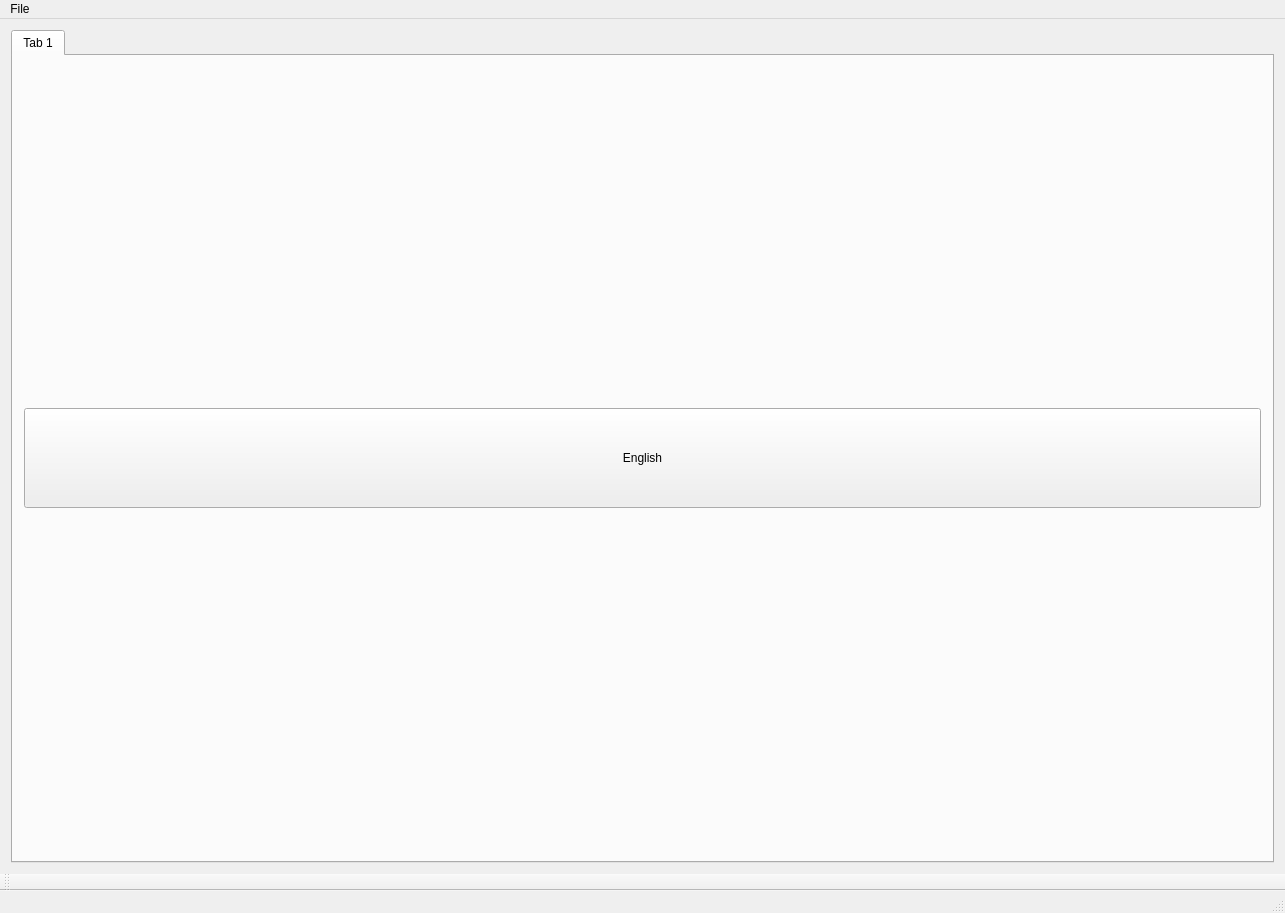
<?xml version="1.0" encoding="UTF-8"?>
<ui version="4.0">
 <class>MainWindow</class>
 <widget class="QMainWindow" name="MainWindow">
  <property name="geometry">
   <rect>
    <x>0</x>
    <y>0</y>
    <width>1285</width>
    <height>913</height>
   </rect>
  </property>
  <property name="windowTitle">
   <string>MainWindow</string>
  </property>
  <widget class="QWidget" name="centralWidget">
   <layout class="QGridLayout" name="gridLayout_2">
    <item row="0" column="0">
     <widget class="QTabWidget" name="tabWidget">
      <property name="currentIndex">
       <number>0</number>
      </property>
      <property name="iconSize">
       <size>
        <width>80</width>
        <height>80</height>
       </size>
      </property>
      <widget class="QWidget" name="tab1">
       <attribute name="title">
        <string>Tab 1</string>
       </attribute>
       <layout class="QGridLayout" name="gridLayout">
        <item row="0" column="0">
         <widget class="QPushButton" name="pushButton_3">
          <property name="minimumSize">
           <size>
            <width>100</width>
            <height>100</height>
           </size>
          </property>
          <property name="autoFillBackground">
           <bool>false</bool>
          </property>
          <property name="text">
           <string>   English   </string>
          </property>
          <property name="icon">
           <iconset resource="resource.qrc">
            <normaloff>:/new/prefix1/UK_flag.png</normaloff>:/new/prefix1/UK_flag.png</iconset>
          </property>
          <property name="iconSize">
           <size>
            <width>100</width>
            <height>100</height>
           </size>
          </property>
         </widget>
        </item>
       </layout>
      </widget>
     </widget>
    </item>
   </layout>
  </widget>
  <widget class="QMenuBar" name="menuBar">
   <property name="geometry">
    <rect>
     <x>0</x>
     <y>0</y>
     <width>1285</width>
     <height>39</height>
    </rect>
   </property>
   <widget class="QMenu" name="menutest">
    <property name="title">
     <string>File</string>
    </property>
    <addaction name="separator"/>
    <addaction name="separator"/>
    <addaction name="actionConfig"/>
    <addaction name="actionExit"/>
   </widget>
   <addaction name="menutest"/>
  </widget>
  <widget class="QToolBar" name="mainToolBar">
   <attribute name="toolBarArea">
    <enum>BottomToolBarArea</enum>
   </attribute>
   <attribute name="toolBarBreak">
    <bool>false</bool>
   </attribute>
  </widget>
  <widget class="QStatusBar" name="statusBar"/>
  <action name="actionExit">
   <property name="text">
    <string>Exit</string>
   </property>
  </action>
  <action name="actionConfig">
   <property name="text">
    <string>Config</string>
   </property>
  </action>
 </widget>
 <layoutdefault spacing="6" margin="11"/>
 <resources>
  <include location="resource.qrc"/>
 </resources>
 <connections/>
</ui>
